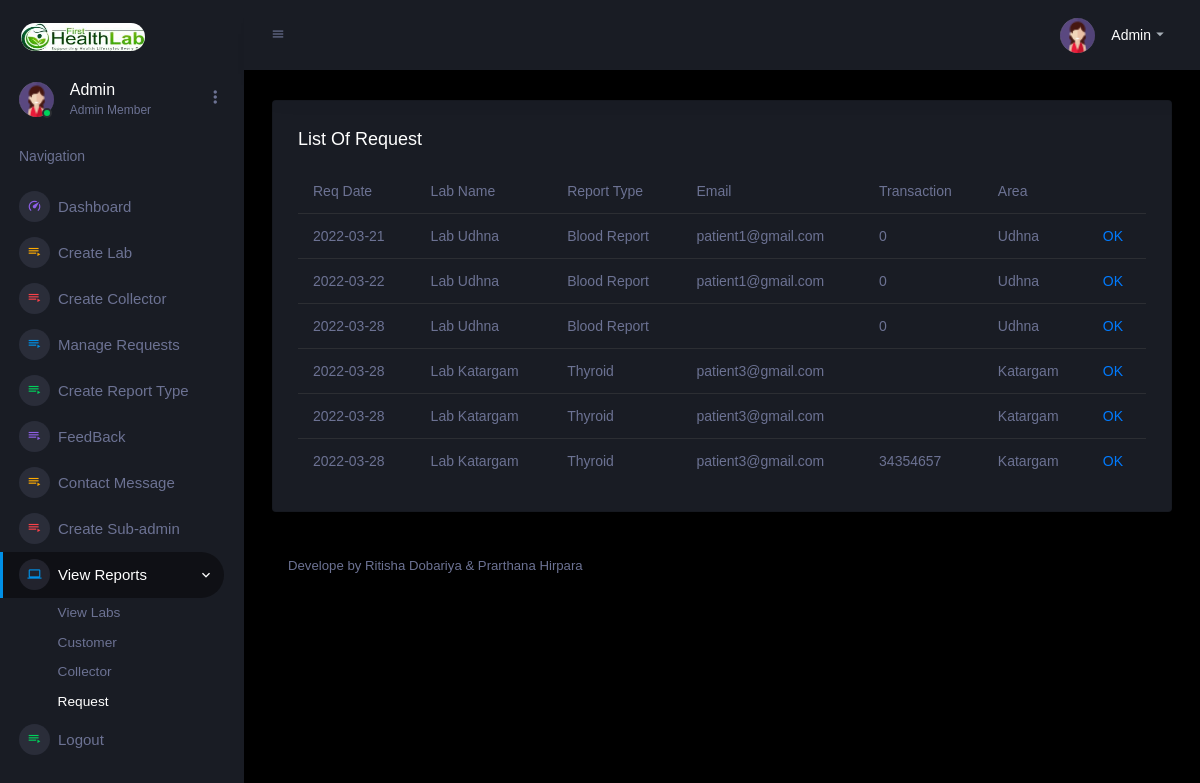
Page /admin/request.php (signed in) on the committed database.
### tables this page shows
CREATE TABLE `request` (
  `reqid` int(10) NOT NULL,
  `email` varchar(50) NOT NULL,
  `reqdate` date NOT NULL,
  `labid` int(10) NOT NULL,
  `reporttypeid` int(10) NOT NULL,
  `collectorid` int(10) DEFAULT NULL,
  `remark` varchar(50) NOT NULL,
  `status` varchar(50) NOT NULL,
  `area` varchar(20) NOT NULL,
  `transactionno` varchar(20) NOT NULL
);

CREATE TABLE `labs` (
  `labid` int(10) NOT NULL,
  `labname` varchar(50) NOT NULL,
  `labregno` varchar(20) NOT NULL,
  `ownername` varchar(20) NOT NULL,
  `address` varchar(150) NOT NULL,
  `phoneno` bigint(10) NOT NULL,
  `email` varchar(50) NOT NULL,
  `specialities` varchar(200) NOT NULL,
  `status` varchar(10) NOT NULL,
  `password` varchar(20) NOT NULL
);

CREATE TABLE `reporttype` (
  `reporttypeid` int(10) NOT NULL,
  `reportname` varchar(50) NOT NULL,
  `reportdescription` varchar(50) NOT NULL,
  `price` bigint(10) NOT NULL,
  `status` varchar(10) NOT NULL
);

CREATE TABLE `registration` (
  `first_name` varchar(20) NOT NULL,
  `last_name` varchar(20) NOT NULL,
  `email` varchar(50) NOT NULL,
  `password` varchar(20) NOT NULL,
  `phoneno` bigint(10) NOT NULL,
  `address` varchar(150) NOT NULL,
  `city` varchar(20) NOT NULL,
  `pincode` bigint(6) NOT NULL,
  `dob` date NOT NULL,
  `status` varchar(10) NOT NULL,
  `createdon` date NOT NULL,
  `secqu` varchar(50) NOT NULL,
  `answer` varchar(15) NOT NULL,
  `area` varchar(50) NOT NULL
);

### admin/request.php (the view, shortened to what this page needs)
<!DOCTYPE html>
<html lang="en">
<head>
  <link rel="stylesheet" href="assets/vendors/mdi/css/materialdesignicons.min.css">
  <link rel="stylesheet" href="assets/vendors/css/vendor.bundle.base.css">
  <link rel="stylesheet" href="assets/vendors/jvectormap/jquery-jvectormap.css">
  <link rel="stylesheet" href="assets/vendors/flag-icon-css/css/flag-icon.min.css">
  <link rel="stylesheet" href="assets/vendors/owl-carousel-2/owl.carousel.min.css">
  <link rel="stylesheet" href="assets/vendors/owl-carousel-2/owl.theme.default.min.css">
  <link rel="stylesheet" href="assets/css/style.css">
</head>
<body>
  <div class="container-scroller">
    <?php
    include "nav.php";
    ?>
    <div class="container-fluid page-body-wrapper">
      <nav class="navbar p-0 fixed-top d-flex flex-row">
        <div class="navbar-menu-wrapper flex-grow d-flex align-items-stretch">
          <button class="navbar-toggler navbar-toggler align-self-center" type="button" data-toggle="minimize">
            <span class="mdi mdi-menu"></span>
          </button>
          <ul class="navbar-nav navbar-nav-right">
            <li class="nav-item dropdown">
              <a class="nav-link" id="profileDropdown" href="#" data-toggle="dropdown">
                <div class="navbar-profile">
                  <img class="img-xs rounded-circle" src="assets/images/faces-clipart/pic-2.png" alt="">
                  <p class="mb-0 d-none d-sm-block navbar-profile-name">Admin</p>
                  <i class="mdi mdi-menu-down d-none d-sm-block"></i>
                </div>
              </a>
            </li>
          </ul>
        </div>
      </nav>
      <div class="main-panel">
        <div class="content-wrapper">
          <div class="row ">
            <div class="col-12 grid-margin">
              <div class="card">
                <div class="card-body">
                  <h4 class="card-title">List Of Request</h4>
                  <div class="table-responsive">
                    <table class="table">
                      <thead>
                        <tr>
                          <th> Req Date </th>
                          <th> Lab Name </th>
                          <th>Report Type</th>
                          <th>Email</th>
                          <th>Transaction</th>
                          <th>Area</th>
                        </tr>
                      </thead>
                      <tbody>
                        <?php
                        include "myconnection.php";
                        $q = "select request.*,labs.labid,labs.labname from request,labs where request.status='Pending' and request.labid=labs.labid";
                        $rexist = mysqli_query($connection, $q) or die("Error");
                        $count = mysqli_num_rows($rexist);
                        if ($count > 0) {
                          while ($arr = mysqli_fetch_array($rexist)) {
                        ?>
                            <tr>
                              <td><?php echo $arr['reqdate']; ?></td>
                              <td><?php echo $arr['labname']; ?></td>
                              <?php
                              $rid = $arr['reporttypeid'];
                              $q1 = "select * from reporttype where reporttypeid='$rid'";
                              $result1 = mysqli_query($connection, $q1);
                              while ($arr1 = mysqli_fetch_array($result1)) {
                                $rname = $arr1['reportname'];
                              }
                              $em = $arr['email'];
                              $q2 = "select *from registration where email='$em'";
                              $result2 = mysqli_query($connection, $q2);
                              while ($arr2 = mysqli_fetch_array($result2)) {
                                $area = $arr2['area'];
                              }
                              ?>
                              <td><?php echo $rname; ?></td>
                              <td><?php echo $arr['email']; ?></td>
                              <td><?php echo $arr['transactionno']; ?></td>
                              <td><?php echo $area; ?></td>
                              <td><a href="ok.php">OK</a></td>
                            </tr>
                        <?php
                          }
                        }
                        ?>
                      </tbody>
                    </table>
                  </div>
                </div>
              </div>
            </div>
          </div>
          <footer class="footer">
            <div class="d-sm-flex justify-content-center justify-content-sm-between">
              <span class="text-muted d-block text-center text-sm-left d-sm-inline-block">Develope by Ritisha Dobariya & Prarthana Hirpara</span>
            </div>
          </footer>
        </div>
      </div>
    </div>
</body>
</html>

### rows in the picture
request: reqdate "2022-03-21", labid.labname "Lab Udhna", reporttypeid.reportname "Blood Report", email "patient1@gmail.com", transactionno "0", registration.area "Udhna"
request: reqdate "2022-03-22", labid.labname "Lab Udhna", reporttypeid.reportname "Blood Report", email "patient1@gmail.com", transactionno "0", registration.area "Udhna"
request: reqdate "2022-03-28", labid.labname "Lab Udhna", reporttypeid.reportname "Blood Report", transactionno "0"
registration: area "Udhna"
request: reqdate "2022-03-28", labid.labname "Lab Katargam", reporttypeid.reportname "Thyroid", email "patient3@gmail.com", registration.area "Katargam"
request: reqdate "2022-03-28", labid.labname "Lab Katargam", reporttypeid.reportname "Thyroid", email "patient3@gmail.com", registration.area "Katargam"
request: reqdate "2022-03-28", labid.labname "Lab Katargam", reporttypeid.reportname "Thyroid", email "patient3@gmail.com", transactionno "34354657", registration.area "Katargam"
